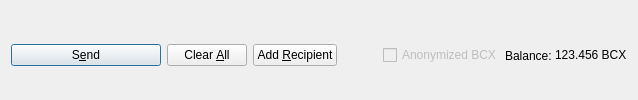
         <widget class="QFrame" name="frame_Send">
          <layout class="QHBoxLayout" name="horizontalLayout">
           <property name="bottomMargin">
            <number>0</number>
           </property>
           <item>
            <widget class="QPushButton" name="sendButton">
             <property name="minimumSize">
              <size>
               <width>150</width>
               <height>0</height>
              </size>
             </property>
             <property name="toolTip">
              <string>Confirm the send action</string>
             </property>
             <property name="text">
              <string>S&amp;end</string>
             </property>
             <property name="icon">
              <iconset resource="../bitcoinflex.qrc">
               <normaloff>:/icons/send</normaloff>:/icons/send</iconset>
             </property>
             <property name="autoDefault">
              <bool>false</bool>
             </property>
             <property name="default">
              <bool>true</bool>
             </property>
            </widget>
           </item>
           <item>
            <widget class="QPushButton" name="clearButton">
             <property name="sizePolicy">
              <sizepolicy hsizetype="Minimum" vsizetype="Fixed">
               <horstretch>0</horstretch>
               <verstretch>0</verstretch>
              </sizepolicy>
             </property>
             <property name="toolTip">
              <string>Clear all fields of the form.</string>
             </property>
             <property name="text">
              <string>Clear &amp;All</string>
             </property>
             <property name="icon">
              <iconset resource="../bitcoinflex.qrc">
               <normaloff>:/icons/remove</normaloff>:/icons/remove</iconset>
             </property>
             <property name="autoDefault">
              <bool>false</bool>
             </property>
            </widget>
           </item>
           <item>
            <widget class="QPushButton" name="addButton">
             <property name="toolTip">
              <string>Send to multiple recipients at once</string>
             </property>
             <property name="text">
              <string>Add &amp;Recipient</string>
             </property>
             <property name="icon">
              <iconset resource="../bitcoinflex.qrc">
               <normaloff>:/icons/add</normaloff>:/icons/add</iconset>
             </property>
             <property name="autoDefault">
              <bool>false</bool>
             </property>
            </widget>
           </item>
           <item>
            <spacer name="horizontalSpacer">
             <property name="orientation">
              <enum>Qt::Horizontal</enum>
             </property>
             <property name="sizeHint" stdset="0">
              <size>
               <width>40</width>
               <height>20</height>
              </size>
             </property>
            </spacer>
           </item>
           <item>
            <layout class="QHBoxLayout" name="horizontalLayout_2">
             <property name="spacing">
              <number>3</number>
             </property>
             <item>
              <widget class="QCheckBox" name="checkzBCX">
               <property name="enabled">
                <bool>false</bool>
               </property>
               <property name="text">
                <string>Anonymized BCX</string>
               </property>
              </widget>
             </item>
             <item>
              <widget class="QLabel" name="label">
               <property name="text">
                <string>Balance:</string>
               </property>
              </widget>
             </item>
             <item>
              <widget class="QLabel" name="labelBalance">
               <property name="sizePolicy">
                <sizepolicy hsizetype="Preferred" vsizetype="Fixed">
                 <horstretch>0</horstretch>
                 <verstretch>0</verstretch>
                </sizepolicy>
               </property>
               <property name="cursor">
                <cursorShape>IBeamCursor</cursorShape>
               </property>
               <property name="text">
                <string notr="true">123.456 BCX</string>
               </property>
               <property name="textInteractionFlags">
                <set>Qt::LinksAccessibleByMouse|Qt::TextSelectableByKeyboard|Qt::TextSelectableByMouse</set>
               </property>
              </widget>
             </item>
            </layout>
           </item>
          </layout>
         </widget>
